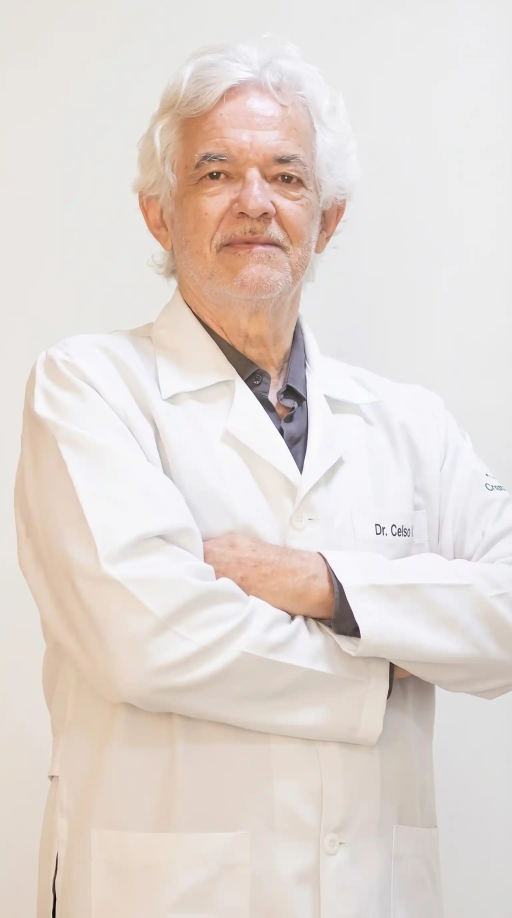
#> input picture assets/images/Dr.-CELSO-VEDOLIN.webp, 1536 x 2752 px, found by its file name (shown at 1/3 size)
$ python optimize_images.py
#> lines starting #> are read from the running program, lines starting #| are printed output that depends on the picture
from PIL import Image
import os

IMG_DIR = r"c:\AI DESIGNER\DIGIMAGEM\assets\images"
QUALITY = 82

files = {
    "Dr.-CELSO-VEDOLIN.webp": (520, 693),
    "Dra-EMANUELLE-GOBBO-SIMON.webp": (520, 693),
    "Dr.-HENRIQUE-DA-ROSA-SOBRINHO.webp": (520, 693),
    "Dra-JANIZE-REGIANE-PASLOWSKI.webp": (520, 693),
    "Dr.-VINICIUS-CARDOSO-DOS-SANTOS.webp": (520, 693),
    "Dr.-EDUARDO-TOMASI.webp": (520, 693),
    "D.r-KILIAN-CHRISTMANN.webp": (520, 693),
    "RM.webp": (800, 1066),
    "TC.webp": (800, 1066),
    "ECO.webp": (800, 1066),
    "RX.webp": (800, 1066),
    "MAMOGRAFIA.webp": (800, 1066),
    "D.O.webp": (800, 1066),
    "BIOPSIA.webp": (800, 1066),
}

# Handle special chars in filename
odon = os.path.join(IMG_DIR, "ODONTOL\u00d3GICA.webp")
if os.path.exists(odon):
    files["ODONTOL\u00d3GICA.webp"] = (800, 1066)

for fn, (tw, th) in files.items():
    fp = os.path.join(IMG_DIR, fn)
    if not os.path.exists(fp):
        print(f"SKIP {fn}")
        continue
    try:
        img = Image.open(fp)
#> img is the input picture: PIL image 1536x2752 RGB; mean R, G, B 226.8, 217.4, 212
        ow, oh = img.size
#> ow = 1536; oh = 2752
        ok = os.path.getsize(fp)/1024
        if ow <= tw and oh <= th:
            print(f"OK {fn} {ow}x{oh} {ok:.0f}KB")
            continue
        # Resize maintaining aspect by fitting in bounding box
        img.thumbnail((tw, th), Image.LANCZOS)
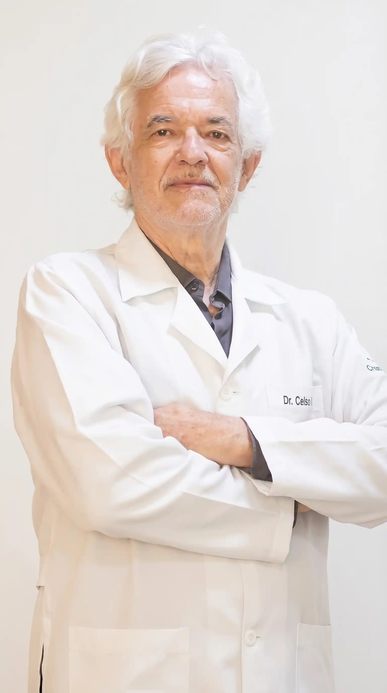
#> img: PIL image 387x693 RGB; mean R, G, B 226.8, 217.4, 212
        img.save(fp, 'WEBP', quality=QUALITY, method=4)
        nk = os.path.getsize(fp)/1024
        print(f"DONE {fn} {ow}x{oh}->{img.size[0]}x{img.size[1]} {ok:.0f}KB->{nk:.0f}KB")
#| DONE Dr.-CELSO-VEDOLIN.webp 1536x2752->387x693 40KB->12KB
    except Exception as e:
        print(f"ERR {fn}: {e}")

print("FINISHED")
